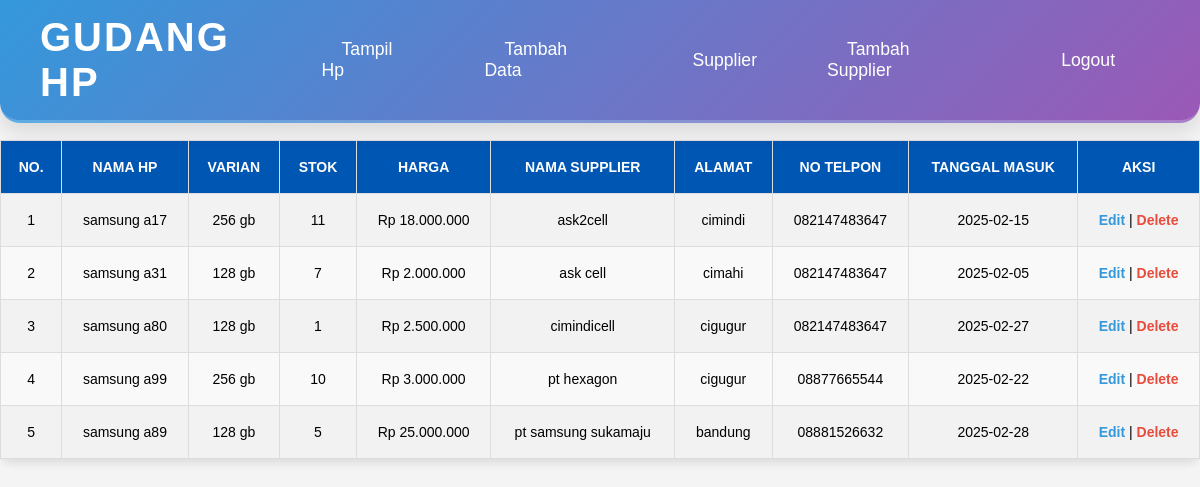
Page /views/tampil_data.php on the committed database.
### tables this page shows
CREATE TABLE `hpsamsung` (
  `id` int(11) NOT NULL,
  `nama_hp` varchar(25) NOT NULL,
  `varian` enum('128 gb','256 gb') NOT NULL,
  `stok` int(11) NOT NULL,
  `harga` decimal(10,0) NOT NULL,
  `tanggal_masuk` date DEFAULT NULL,
  `tanggal_keluar` date DEFAULT NULL,
  `id_supplier` int(15) NOT NULL
);

CREATE TABLE `tb_supplier` (
  `id_supplier` int(11) NOT NULL,
  `nama_supplier` varchar(20) NOT NULL,
  `alamat` varchar(20) NOT NULL,
  `no_telepon` int(20) NOT NULL
);

### config/koneksi.php (called while the page is built, shortened)
<?php
class Koneksi
{
    private $server_name = 'localhost';
    private $username = 'root';
    private $pass = '';
    private $db = 'db_gudanghp';
    public function __construct()
    {
        try {
            $this->conn = new mysqli($this->server_name, $this->username, $this->pass, $this->db);
        } catch (Exception $e) {
            die($e->getMessage());
        }
    }
}
?>

### models/HpModel.php (called while the page is built, shortened)
<?php
include_once "../config/koneksi.php";
class HpModel
{
    private $db;
    public function __construct()
    {
        $this->db = new koneksi();
    }
    public function getAllHp()
    {
        $sql = "SELECT * FROM hpsamsung, tb_supplier WHERE hpsamsung.id_supplier = tb_supplier.id_supplier";
        $result = mysqli_query($this->db->conn, $sql);
        $data = [];
        while ($row = mysqli_fetch_assoc($result)) {
            $data[] = $row;
        }
        return $data;
    }
}
?>

### views/tampil_data.php (the view, shortened to what this page needs)
<?php
include_once "../models/HpModel.php";
include_once "navbar.php";
$hpModel = new HpModel();
$dataHp = $hpModel->getAllHp();
?>
<!DOCTYPE html>
<html lang="en">
<head>
    <link rel="stylesheet" href="../views/style/tb.css">
</head>
<body>
<div class="container">
    <table>
        <thead>
            <tr>
                <th>No.</th>
                <th>Nama HP</th>
                <th>Varian</th>
                <th>Stok</th>
                <th>Harga</th>
                <th>Nama Supplier</th>
                <th>Alamat</th>
                <th>No telpon</th>
                <th>Tanggal Masuk</th>
                <th>Aksi</th>
            </tr>
        </thead>
        <tbody>
        <?php
        $no = 1;
        foreach ($dataHp as $row) : ?>
            <tr>
                <td><?= $no++; ?></td>
                <td><?= htmlspecialchars($row['nama_hp']); ?></td>
                <td><?= htmlspecialchars($row['varian']); ?></td>
                <td><?= htmlspecialchars($row['stok']); ?></td>
                <td>Rp <?= number_format($row['harga'], 0, ',', '.'); ?></td>
                <td><?= htmlspecialchars($row['nama_supplier']); ?></td>
                <td><?= htmlspecialchars($row['alamat']); ?></td>
                <td>
                    <?php
                        $no_telepon = $row['no_telepon'];
                        if (substr($no_telepon, 0, 2) !== "08") {
                            $no_telepon = "08" . $no_telepon;
                        }
                        echo htmlspecialchars($no_telepon);
                    ?>
                </td>
                <td><?= htmlspecialchars($row['tanggal_masuk']); ?></td>
                <td>
                   <a href="v_edit.php?id=<?= $row['id']; ?>" style="color: #3498db; font-weight: bold; text-decoration: none;" onmouseover="this.style.color='#2980b9';" onmouseout="this.style.color='#3498db';">Edit</a> |
                   <a href="delete.php?id=<?= $row['id']; ?>" style="color: #e74c3c; font-weight: bold; text-decoration: none;" onmouseover="this.style.color='#c0392b';" onmouseout="this.style.color='#e74c3c';" onclick="return confirm('Yakin ingin menghapus?')">Delete</a>
                </td>
            </tr>
        <?php endforeach; ?>
        </tbody>
    </table>
</div>
</body>
</html>

### views/navbar.php (shortened to what this page needs)
<nav class="navbar">
    <div class="navbar-container">
        <a href="#" class="logo">Gudang HP</a>
        <link rel="stylesheet" href="../views/style/nb.css">
        <ul class="navbar-links">
            <li><a href="tampil_data.php" class="nav-link">Tampil Hp</a></li>
            <li><a href="v_add.php" class="nav-link">Tambah Data</a></li>
            <li><a href="supplier.php" class="nav-link">Supplier</a></li>
            <li><a href="add_supplier.php" class="nav-link">Tambah Supplier</a></li>
            <li><a href="logout.php" class="nav-link">Logout</a></li>
        </ul>
    </div>
</nav>

### views/style/nb.css (style rules this page uses)
* { margin: 0; padding: 0; box-sizing: border-box; }
body { font-family: 'Arial', sans-serif; background-color: #f4f4f4; padding-top: 80px; }
.navbar { background: linear-gradient(135deg, #3498db, #9b59b6); padding: 15px 40px; position: fixed; width: 100%; top: 0; left: 0; z-index: 100; box-shadow: 0 10px 20px rgba(0, 0, 0, 0.1); border-bottom: 3px solid rgba(255, 255, 255, 0.2); border-radius: 0 0 20px 20px; }
.navbar-container { display: flex; justify-content: space-between; align-items: center; max-width: 1300px; margin: 0 auto; }
.logo { color: #fff; font-size: 2.5rem; font-weight: 700; text-decoration: none; letter-spacing: 2px; text-transform: uppercase; transition: transform 0.3s ease-in-out; }
.navbar-links { display: flex; list-style-type: none; align-items: center; }
.navbar-links li { margin: 0 25px; }
.navbar-links .nav-link { color: #fff; text-decoration: none; font-size: 1.1rem; padding: 10px 20px; border-radius: 50px; font-weight: 500; position: relative; transition: all 0.4s ease-in-out; }

### views/style/tb.css (style rules this page uses)
body { margin-top: 50px; }
table { width: 100%; border-collapse: collapse; margin-top: 10px; background: linear-gradient(145deg, #ffffff, #f1f1f1); border-radius: 12px; box-shadow: 0 4px 10px rgba(0, 0, 0, 0.1); }
th, td { padding: 18px 15px; text-align: center; border: 1px solid #ddd; font-size: 14px; }
th { background-color: #0056b3; color: white; font-weight: bold; text-transform: uppercase; }
tr:nth-child(even) { background-color: #f9f9f9; }
tr:nth-child(odd) { background-color: #f2f2f2; }
th, td { transition: background-color 0.3s ease, color 0.3s ease; }

### rows in the picture
hpsamsung: nama_hp "samsung a17", varian "256 gb", stok "11", harga "18.000.000", id_supplier.nama_supplier "ask2cell", id_supplier.alamat "cimindi", no_telepon "082147483647", tanggal_masuk "2025-02-15"
hpsamsung: nama_hp "samsung a31", varian "128 gb", stok "7", harga "2.000.000", id_supplier.nama_supplier "ask cell", id_supplier.alamat "cimahi", no_telepon "082147483647", tanggal_masuk "2025-02-05"
hpsamsung: nama_hp "samsung a80", varian "128 gb", stok "1", harga "2.500.000", id_supplier.nama_supplier "cimindicell", id_supplier.alamat "cigugur", no_telepon "082147483647", tanggal_masuk "2025-02-27"
hpsamsung: nama_hp "samsung a99", varian "256 gb", stok "10", harga "3.000.000", id_supplier.nama_supplier "pt hexagon", id_supplier.alamat "cigugur", no_telepon "08877665544", tanggal_masuk "2025-02-22"
hpsamsung: nama_hp "samsung a89", varian "128 gb", stok "5", harga "25.000.000", id_supplier.nama_supplier "pt samsung sukamaju", id_supplier.alamat "bandung", no_telepon "08881526632", tanggal_masuk "2025-02-28"
